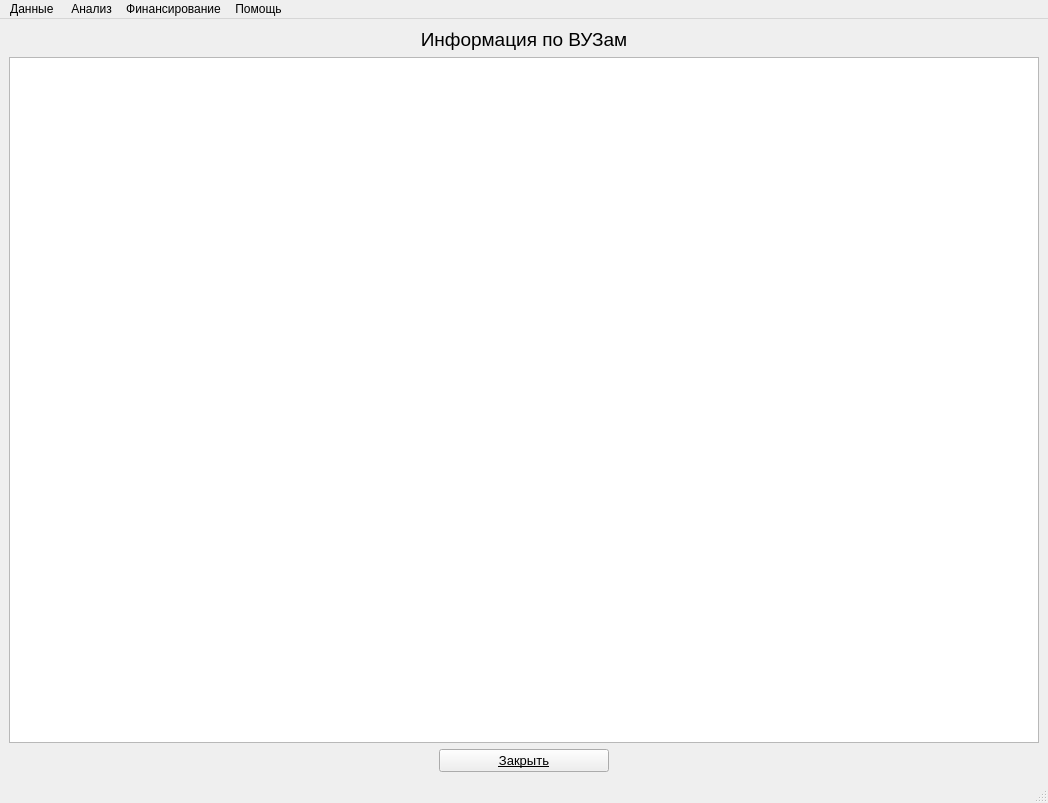
<?xml version="1.0" encoding="UTF-8"?>
<ui version="4.0">
 <class>MainWindow</class>
 <widget class="QMainWindow" name="MainWindow">
  <property name="geometry">
   <rect>
    <x>0</x>
    <y>0</y>
    <width>1048</width>
    <height>803</height>
   </rect>
  </property>
  <property name="acceptDrops">
   <bool>false</bool>
  </property>
  <property name="windowTitle">
   <string>НИР по грантам</string>
  </property>
  <property name="windowIcon">
   <iconset>
    <normaloff>../../../../Users/Виктория/Downloads/icons8-верблюд-100.png</normaloff>../../../../Users/Виктория/Downloads/icons8-верблюд-100.png</iconset>
  </property>
  <property name="windowOpacity">
   <double>1.000000000000000</double>
  </property>
  <property name="iconSize">
   <size>
    <width>30</width>
    <height>30</height>
   </size>
  </property>
  <property name="toolButtonStyle">
   <enum>Qt::ToolButtonIconOnly</enum>
  </property>
  <widget class="QWidget" name="centralwidget">
   <layout class="QVBoxLayout" name="verticalLayout_6">
    <item>
     <widget class="QLabel" name="label">
      <property name="font">
       <font>
        <pointsize>14</pointsize>
       </font>
      </property>
      <property name="text">
       <string>Информация по ВУЗам</string>
      </property>
      <property name="alignment">
       <set>Qt::AlignCenter</set>
      </property>
     </widget>
    </item>
    <item>
     <layout class="QVBoxLayout" name="verticalLayout_9">
      <item>
       <widget class="QTableView" name="tableView">
        <property name="sizePolicy">
         <sizepolicy hsizetype="Fixed" vsizetype="Expanding">
          <horstretch>0</horstretch>
          <verstretch>0</verstretch>
         </sizepolicy>
        </property>
        <property name="maximumSize">
         <size>
          <width>16777205</width>
          <height>16777215</height>
         </size>
        </property>
        <property name="verticalScrollBarPolicy">
         <enum>Qt::ScrollBarAsNeeded</enum>
        </property>
        <property name="horizontalScrollBarPolicy">
         <enum>Qt::ScrollBarAsNeeded</enum>
        </property>
        <property name="editTriggers">
         <set>QAbstractItemView::NoEditTriggers</set>
        </property>
        <property name="tabKeyNavigation">
         <bool>true</bool>
        </property>
        <property name="selectionMode">
         <enum>QAbstractItemView::SingleSelection</enum>
        </property>
        <property name="selectionBehavior">
         <enum>QAbstractItemView::SelectRows</enum>
        </property>
        <property name="verticalScrollMode">
         <enum>QAbstractItemView::ScrollPerPixel</enum>
        </property>
        <property name="horizontalScrollMode">
         <enum>QAbstractItemView::ScrollPerPixel</enum>
        </property>
       </widget>
      </item>
      <item>
       <layout class="QHBoxLayout" name="horizontalLayout_4">
        <item>
         <widget class="QPushButton" name="closeBtn1">
          <property name="sizePolicy">
           <sizepolicy hsizetype="Minimum" vsizetype="Fixed">
            <horstretch>0</horstretch>
            <verstretch>3</verstretch>
           </sizepolicy>
          </property>
          <property name="maximumSize">
           <size>
            <width>170</width>
            <height>40</height>
           </size>
          </property>
          <property name="font">
           <font>
            <pointsize>10</pointsize>
            <underline>true</underline>
           </font>
          </property>
          <property name="text">
           <string>Закрыть</string>
          </property>
         </widget>
        </item>
       </layout>
      </item>
     </layout>
    </item>
   </layout>
  </widget>
  <widget class="QMenuBar" name="menubar">
   <property name="geometry">
    <rect>
     <x>0</x>
     <y>0</y>
     <width>1048</width>
     <height>27</height>
    </rect>
   </property>
   <widget class="QMenu" name="menu">
    <property name="title">
     <string>Данные </string>
    </property>
    <addaction name="action"/>
    <addaction name="action_2"/>
    <addaction name="action_3"/>
   </widget>
   <widget class="QMenu" name="menu_2">
    <property name="title">
     <string>Анализ</string>
    </property>
    <addaction name="action_4"/>
    <addaction name="action_5"/>
    <addaction name="action_6"/>
   </widget>
   <widget class="QMenu" name="menu_3">
    <property name="title">
     <string>Финансирование</string>
    </property>
   </widget>
   <widget class="QMenu" name="menu_4">
    <property name="title">
     <string>Помощь</string>
    </property>
   </widget>
   <addaction name="menu"/>
   <addaction name="menu_2"/>
   <addaction name="menu_3"/>
   <addaction name="menu_4"/>
  </widget>
  <widget class="QStatusBar" name="statusbar"/>
  <action name="action">
   <property name="text">
    <string>НИР по грантам</string>
   </property>
  </action>
  <action name="action_2">
   <property name="text">
    <string>Конкурс грантов</string>
   </property>
  </action>
  <action name="action_3">
   <property name="text">
    <string>ВУЗы</string>
   </property>
  </action>
  <action name="action_4">
   <property name="text">
    <string>ВУЗы</string>
   </property>
  </action>
  <action name="action_5">
   <property name="text">
    <string>Конкурсы грантов</string>
   </property>
  </action>
  <action name="action_6">
   <property name="text">
    <string>НИР по субъектам</string>
   </property>
  </action>
 </widget>
 <resources/>
 <connections/>
</ui>
